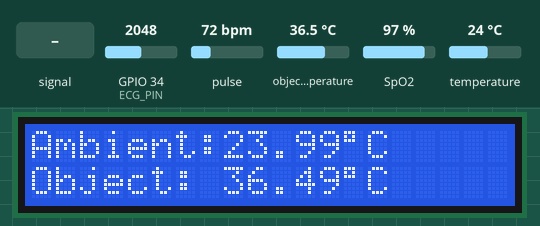
Recording of a sketch running on a simulated ESP32. On the bench: 20×2 character LCD. Inputs (shaded band) come from the test bench; at power-on: pulse 72 bpm, GPIO 34 (ECG_PIN) = 2048, SpO2 97 %, object temperature 36.5 °C, temperature 24 °C. The local clock reads 2024-03-15 10:24:30 at power-on unless the sketch sets it; no radio packets arrive unless stated; the modem accepts every AT command (registered, SIM ready, sends succeed) and sends nothing else; what the sketch prints to the serial monitor is not drawn.

Above: at 6.5 s.
6.6 s: pulse set to 42 bpm
At 12.9 s:
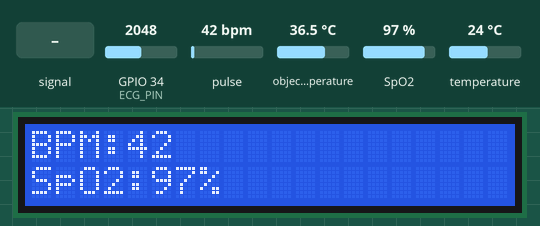
29.2 s: GPIO 34 (ECG_PIN) set to 2866
At 30.2 s:
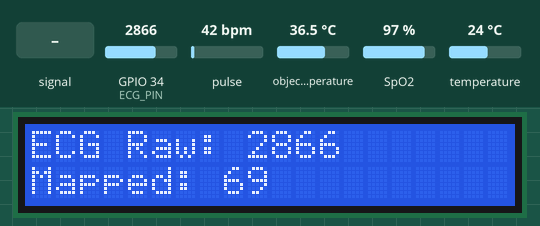
33.3 s: SpO2 set to 80 %
At 36.4 s:
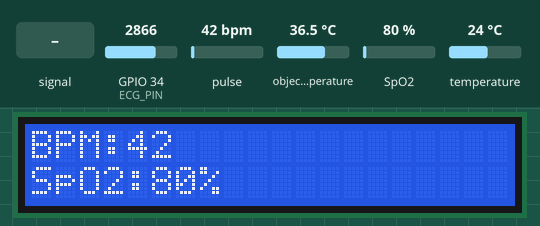
38.5 s: GPIO 34 (ECG_PIN) fed a 1000 Hz sine of ±1023 counts around its level
At 52.4 s:
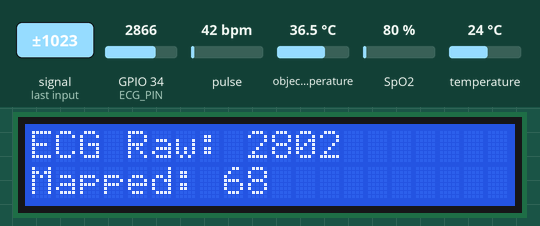
52.5 s: pulse set to 70 bpm
At 58.6 s:
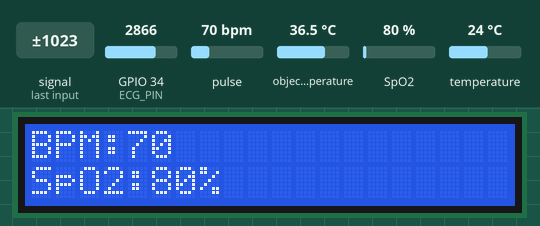
Timing chart, 0 to 60.1 s (numbered marks = the images above; inputs shaded):
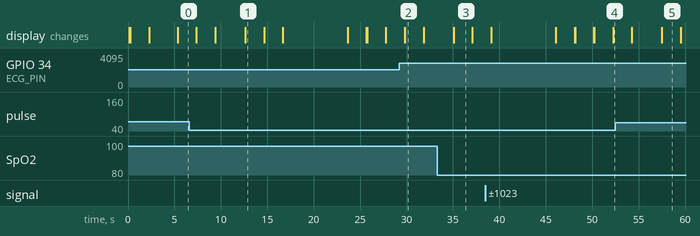

Measured:
- what the display in image 1 shows lasts 2.1 s, from 12.6 s to 14.7 s

The sketch:

Final_Ver_7.ino
```cpp
// ==========================================================
// =================== LIBRARIES / HEADERS ==================
// ==========================================================

// 🧩 I2C communication library
#include <Wire.h>

// 💻 LCD 20x2 library for display
#include <LiquidCrystal_I2C.h>

// 🌡️ Infrared temperature sensor MLX90614
#include <Adafruit_MLX90614.h>

// ⏰ Real Time Clock (RTC) library
#include <RTClib.h>

// 📡 Hardware Serial for GSM/SIM900A module
#include <HardwareSerial.h>

// ❤️ MAX30102 PPG sensor for heart rate & SpO2
#include "MAX30105.h"
#include "spo2_algorithm.h"
#include "heartRate.h"

// 📡 LoRa library
#include <SPI.h>
#include <LoRa.h>


// ==========================================================
// ===================== HARDWARE SETUP =====================
// ==========================================================

// 🖥️ LCD 20x2 initialization with I2C address 0x27
LiquidCrystal_I2C lcd(0x27, 20, 2);

// 🌡️ MLX90614 sensor object for object & ambient temperature
Adafruit_MLX90614 mlx = Adafruit_MLX90614();

// 📈 ECG analog input pin
#define ECG_PIN 34
int ecgValue = 0; // 🔄 Mapped ECG value from 0-100

// ⏳ Real-time clock object
RTC_DS3231 rtc;

// 📞 GSM SIM900A HardwareSerial object
HardwareSerial sim900(1);
String phoneNumbers[] = { "9984798499", "9985798499", "9986798499" };

// ❤️🩸 MAX30102 PPG sensor buffers and variables
MAX30105 sensor;
#define SAMPLES 100
uint32_t irBuffer[SAMPLES];
uint32_t redBuffer[SAMPLES];
int32_t spo2;
int8_t spo2Valid;
int32_t heartRate;
int8_t hrValid;

// 📡 LoRa Pins and Frequency (for ESP32, adjust as needed)
#define LORA_SS 5
#define LORA_RST 14
#define LORA_DIO0 2
#define LORA_BAND 915E6   // Frequency (US: 915E6, EU: 868E6)


// ==========================================================
// ===================== FUNCTIONS ==========================
// ==========================================================

// ------------------ Function: Send SMS via SIM900 ------------------
void sendSMS(String number, String message) {
  sim900.print("AT+CMGF=1\r");                  // 📬 Set text mode
  delay(100);
  sim900.print("AT+CMGS=\"" + number + "\"\r"); // 👤 Set recipient
  delay(100);
  sim900.print(message);                        // ✉️ Write message
  delay(100);
  sim900.write(26);                             // ⌨️ Ctrl+Z to send SMS
  delay(2000);
}

// ------------------ Function: Send data via LoRa ------------------
void sendLoRa(String message) {
  LoRa.beginPacket();        // 📦 Start packet
  LoRa.print(message);       // ✉️ Add data to packet
  LoRa.endPacket();          // 🚀 Send packet
}


// ==========================================================
// ===================== SETUP =============================
// ==========================================================
void setup() {

  Serial.begin(115200); // 🔌 Serial monitor for debugging

  // ---------- Initialize I2C ----------
  Wire.begin(21, 22);        // 🧩 SDA=21, SCL=22 pins
  delay(50);                 // ⏳ Short delay for I2C setup

  // ---------- Initialize LCD ----------
  lcd.init();
  lcd.backlight();
  lcd.clear();
  lcd.print("Initializing...");

  // ---------- Initialize MLX90614 ----------
  int retries = 0;
  while (!mlx.begin()) {
    lcd.clear();
    lcd.print("Temp Sensor Err");
    Serial.println("MLX90614 not detected! Retrying...");
    retries++;
    if (retries > 5) {
      lcd.print("Check wiring");
      while (1);
    }
    delay(500);
  }
  delay(100);

  // ---------- Initialize ECG Pin ----------
  pinMode(ECG_PIN, INPUT);

  // ---------- Initialize RTC ----------
  if (!rtc.begin()) {
    lcd.clear();
    lcd.print("RTC Error!");
    Serial.println("RTC not detected!");
    while (1);
  }

  // ⏳ Set RTC to compile-time date & time
  rtc.adjust(DateTime(F(__DATE__), F(__TIME__)));
  Serial.println("RTC time set automatically");

  // ---------- Initialize SIM900 ----------
  sim900.begin(9600, SERIAL_8N1, 16, 17);

  // ---------- Initialize MAX30102 ----------
  if (!sensor.begin(Wire, I2C_SPEED_STANDARD)) {
    lcd.clear();
    lcd.print("MAX30102 ERROR");
    Serial.println("MAX30102 not detected!");
    while (1);
  }
  sensor.setup(0x7F, 4, 3, 100, 411, 16384);
  sensor.setPulseAmplitudeRed(0xFF);
  sensor.setPulseAmplitudeIR(0xFF);
  sensor.setPulseAmplitudeGreen(0);

  // ---------- Initialize LoRa ----------
  SPI.begin(18, 19, 23, LORA_SS); // SCK, MISO, MOSI, SS (adjust pins if needed)
  LoRa.setPins(LORA_SS, LORA_RST, LORA_DIO0);
  if (!LoRa.begin(LORA_BAND)) {
    lcd.clear();
    lcd.print("LoRa Init Err");
    Serial.println("LoRa initialization failed!");
    while (1);
  }
  lcd.clear();
  lcd.print("LoRa Ready ✅");
  delay(2000);
  lcd.clear();

  // ---------- LoRa Screen Placeholder ----------
  lcd.setCursor(0, 0);
  lcd.print("LoRa Tranamitter");
  lcd.setCursor(0, 1);
  lcd.print("Sensors Ready ✅");
  delay(3000);
  lcd.clear();
}


// ==========================================================
// ===================== MAIN LOOP =========================
// ==========================================================
void loop() {

  // ========================================================
  // =================== TEMPERATURE SCREEN =================
  // ========================================================
  double objectTemp = mlx.readObjectTempC();
  double ambientTemp = mlx.readAmbientTempC();

  int tries = 0;
  while (isnan(objectTemp) || isnan(ambientTemp)) {
    objectTemp = mlx.readObjectTempC();
    ambientTemp = mlx.readAmbientTempC();
    tries++;
    if (tries > 5) break;
    delay(200);
  }

  lcd.setCursor(0, 0);
  lcd.print("Ambient:");
  lcd.print(ambientTemp, 2);
  lcd.print((char)223);
  lcd.print("C");

  lcd.setCursor(0, 1);
  lcd.print("Object: ");
  lcd.print(objectTemp, 2);
  lcd.print((char)223);
  lcd.print("C");
  delay(2000);
  lcd.clear();

  // ========================================================
  // =================== ECG SCREEN =========================
  // ========================================================
  int rawECG = analogRead(ECG_PIN);
  ecgValue = map(rawECG, 0, 4095, 0, 100);

  lcd.setCursor(0, 0);
  lcd.print("ECG Raw: "); lcd.print(rawECG);
  lcd.setCursor(0, 1);
  lcd.print("Mapped: "); lcd.print(ecgValue);
  delay(2000);
  lcd.clear();

  // ========================================================
  // =================== MAX30102 SCREEN ====================
  // ========================================================
  lcd.setCursor(0, 0);
  lcd.print("Reading...");
  for (int i = 0; i < SAMPLES; i++) {
    while (sensor.getIR() < 50000) { delay(5); }
    irBuffer[i] = sensor.getIR();
    redBuffer[i] = sensor.getRed();
    delay(10);
  }

  maxim_heart_rate_and_oxygen_saturation(
    irBuffer, SAMPLES,
    redBuffer,
    &spo2, &spo2Valid,
    &heartRate, &hrValid
  );

  lcd.clear();
  lcd.setCursor(0, 0);
  lcd.print("BPM:"); lcd.print(heartRate);
  lcd.setCursor(0, 1);
  lcd.print("SpO2:"); lcd.print(spo2);
  lcd.print("%");
  delay(2000);
  lcd.clear();

  // ========================================================
  // =================== RTC SCREEN =========================
  // ========================================================
  DateTime now = rtc.now();
  lcd.setCursor(0, 0);
  lcd.print("Date: ");
  lcd.print(now.day() < 10 ? "0" : ""); lcd.print(now.day());
  lcd.print("/");
  lcd.print(now.month() < 10 ? "0" : ""); lcd.print(now.month());
  lcd.print("/");
  lcd.print(now.year());

  lcd.setCursor(0, 1);
  lcd.print("Time: ");
  lcd.print(now.hour() < 10 ? "0" : ""); lcd.print(now.hour());
  lcd.print(":");
  lcd.print(now.minute() < 10 ? "0" : ""); lcd.print(now.minute());
  lcd.print(":");
  lcd.print(now.second() < 10 ? "0" : ""); lcd.print(now.second());
  delay(2000);
  lcd.clear();

  // ========================================================
  // =================== GSM & LoRa DATA ====================
  // ========================================================
  String msg = "Ambient:" + String(ambientTemp, 2) + "C, Object:" + String(objectTemp, 2) + "C";
  msg += ", ECG:" + String(ecgValue);
  msg += ", Date:" + String(now.day()) + "/" + String(now.month()) + "/" + String(now.year());
  msg += ", Time:" + String(now.hour()) + ":" + String(now.minute()) + ":" + String(now.second());
  msg += ", BPM:" + String(heartRate) + ", SpO2:" + String(spo2) + "%";

  // 📤 Send via GSM
  lcd.setCursor(0, 0);
  lcd.print("Sending SMS...");
  for (int i = 0; i < 3; i++) {
    sendSMS(phoneNumbers[i], msg);
  }
  lcd.setCursor(0, 1);
  lcd.print("SMS Sent! ✅");
  delay(2000);
  lcd.clear();

  // 🚀 Send same data via LoRa
  lcd.setCursor(0, 0);
  lcd.print("Sending LoRa...");
  sendLoRa(msg);
  lcd.setCursor(0, 1);
  lcd.print("LoRa Sent! ✅");
  delay(2000);
  lcd.clear();

} // END OF LOOP
```
